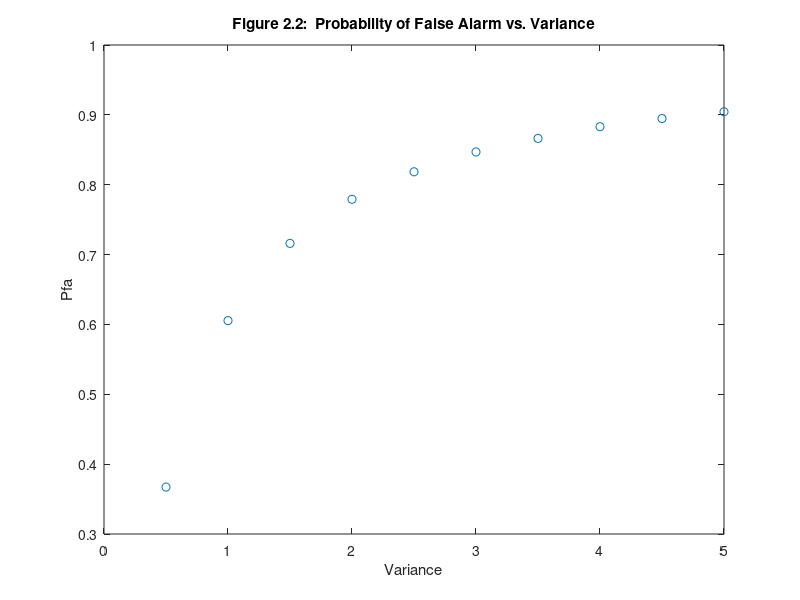

Here is the MATLAB script that generated this plot:
k = 50000;           %  # of random numbers
n = 1:k;            %  index for vectors
X = randn(k,1);     %  generate random numbers for A
Y = randn(k,1);     %  generate random numbers for B
D = 0.01;           %  set delta y equal to 0.01
l = 0;              %  set number of y random no's in [yo, y0 + delta y]
Vt = 1;
d1 = 0;
d2 = 0;
Z0 = 1.96;
x1 = 0;
x2 = 0;
s1 = 0;
s2 = 0;


%%%%%%%%%%%%%%%%%%If H1 is true
r1(n)=((3.+X).^2 + Y.^2).^(1/2);     %  generate distribution of y
R1 = sort(r1);          %  sort y in ascending order, store in Y

for t = n, 
    if R1(t) > Vt;      %  If r > vt add 1 to d
        d1 = d1 + 1;
    end
end

Pd = d1/k;
%%%%%%%%%%%%%%Calculate Sample Mean
for t = n,                      %  loop through all values of y
    x1 = x1 + r1(t);               %  sum all values of y
end

M1 = x1/k; %  divide sum by number of samples to find sample mean

%%%%%%%%%%%%%%%Calculate Sample Variance
for t = n,                      %  loop through all values of y
    s1 = s1 + (r1(t) - M1).^2;  %  sum the squares of all values minus the mean
end

S1 = s1/(k-1);                    %  divide the sum by the number of samples minus 1 to compute the sample variance

%%%%%%%%%%%%%%%%Calculate the 95% confidence interval for Pd
range1 = Z0 * (S1^(1/2)/k^(1/2));

%%%%%%%%%%%%%%%%%If H0 is true
r2(n)=(X.^2 + Y.^2).^(1/2);                  %  generate distribution of y
R2 = sort(r2);                                %  sort y in ascending order, store in Y

for t = n,
    if R2(t) < Vt;
        d2 = d2 + 1;
    end
end

Pfa = d2/k;

%%%%%%%%%%%%%%Calculate Sample Mean
for t = n,                      %  loop through all values of y
    x2 = x2 + r2(t);               %  sum all values of y
end

M2 = x2/k;                      %  divide the sum by the number of samples to compute the sample mean

%%%%%%%%%%%%%%%Calculate Sample Variance
for t = n,                      %  loop through all values of y
    s2 = s2 + (r2(t) - M2).^2;       %  sum the squares of all values minus the mean
end

S2 = s2/(k-1);                    %  divide the sum by the number of samples minus 1 to compute the sample variance

%%%%%%%%%%%%%%%%Calculate the 95% confidence interval for Pd
range2 = Z0 * (S2^(1/2)/k^(1/2));

%%%%%%%%%%%%%%%%%%%%%%%%%%To plot Pd and Pfa vs Variance
VAR = 0.5:0.5:5;
e = 1;

for g = VAR,

k = 500000;           %  # of random numbers
n = 1:k;            %  index for vectors

Vt = 1;
d1 = 0;
d2 = 0;


X = g.^(1/2).*randn(k,1);     %  generate random numbers for A
Y = g.^(1/2).*randn(k,1);     %  generate random numbers for B

    
%%%%%%%%%%%%%%%%%%If H1 is true
r1(n)=((3.+X).^2 + Y.^2).^(1/2);                  %  generate distribution of y
R1 = sort(r1);                                %  sort y in ascending order, store in Y

for t = n,
    if R1(t) > Vt;
        d1 = d1 + 1;
    end
end

Pd(e) = d1/k;



%%%%%%%%%%%%%%%%%If H0 is true
r2(n)=(X.^2 + Y.^2).^(1/2);                  %  generate distribution of y
R2 = sort(r2);                                %  sort y in ascending order, store in Y

for t = n,
    if R2(t) > Vt;
        d2 = d2 + 1;
    end
end

Pfa(e) = d2/k;

e = e+1;

end
%plot(VAR,Pd,'o')
%xlabel('Variance');		 %Label x-axis
%ylabel('Pd'); 				 %Label y-axis
%title('Figure 2.1:  Probability of Detection vs. Variance');	 %Create Graph Title


plot(VAR,Pfa,'o')
xlabel('Variance');		 %Label x-axis
ylabel('Pfa'); 				 %Label y-axis
title('Figure 2.2:  Probability of False Alarm vs. Variance');	 %Create Graph Title
